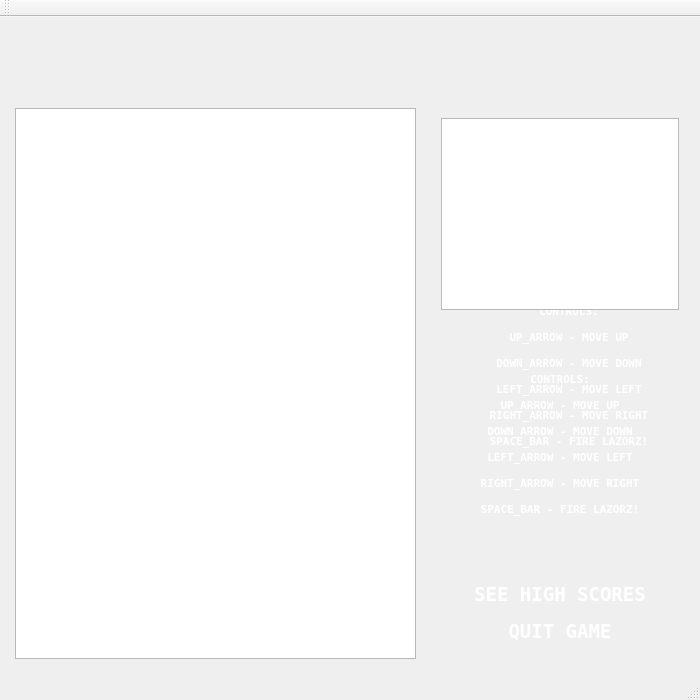
<?xml version="1.0" encoding="UTF-8"?>
<ui version="4.0">
 <class>MainWindow</class>
 <widget class="QMainWindow" name="MainWindow">
  <property name="geometry">
   <rect>
    <x>0</x>
    <y>0</y>
    <width>700</width>
    <height>700</height>
   </rect>
  </property>
  <property name="windowTitle">
   <string>Laserzzz</string>
  </property>
  <property name="windowIcon">
   <iconset resource="res.qrc">
    <normaloff>:/images/logo.png</normaloff>:/images/logo.png</iconset>
  </property>
  <widget class="QWidget" name="centralWidget">
   <widget class="QGraphicsView" name="graphicsView">
    <property name="geometry">
     <rect>
      <x>15</x>
      <y>91</y>
      <width>401</width>
      <height>551</height>
     </rect>
    </property>
    <property name="sizePolicy">
     <sizepolicy hsizetype="Fixed" vsizetype="Fixed">
      <horstretch>0</horstretch>
      <verstretch>0</verstretch>
     </sizepolicy>
    </property>
    <property name="maximumSize">
     <size>
      <width>401</width>
      <height>551</height>
     </size>
    </property>
    <property name="styleSheet">
     <string notr="true"/>
    </property>
    <property name="verticalScrollBarPolicy">
     <enum>Qt::ScrollBarAlwaysOff</enum>
    </property>
    <property name="horizontalScrollBarPolicy">
     <enum>Qt::ScrollBarAlwaysOff</enum>
    </property>
   </widget>
   <widget class="QLabel" name="TitleLogo">
    <property name="geometry">
     <rect>
      <x>150</x>
      <y>10</y>
      <width>379</width>
      <height>68</height>
     </rect>
    </property>
    <property name="text">
     <string/>
    </property>
    <property name="pixmap">
     <pixmap>logo.png</pixmap>
    </property>
   </widget>
   <widget class="QLabel" name="Controlslabel_2">
    <property name="geometry">
     <rect>
      <x>440</x>
      <y>240</y>
      <width>258</width>
      <height>239</height>
     </rect>
    </property>
    <property name="font">
     <font>
      <family>Fixedsys</family>
      <pointsize>20</pointsize>
      <weight>75</weight>
      <bold>true</bold>
     </font>
    </property>
    <property name="styleSheet">
     <string>color: white;
background-image: url(:/images/BG.png);
</string>
    </property>
    <property name="text">
     <string>&lt;html&gt;&lt;head/&gt;&lt;body&gt;&lt;p align=&quot;center&quot;&gt;&lt;span style=&quot; font-size:8pt; color:#ffffff;&quot;&gt;CONTROLS:&lt;/span&gt;&lt;/p&gt;&lt;p align=&quot;center&quot;&gt;&lt;span style=&quot; font-size:8pt; color:#ffffff;&quot;&gt;UP_ARROW - MOVE UP&lt;/span&gt;&lt;/p&gt;&lt;p align=&quot;center&quot;&gt;&lt;span style=&quot; font-size:8pt; color:#ffffff;&quot;&gt;DOWN_ARROW - MOVE DOWN&lt;/span&gt;&lt;/p&gt;&lt;p align=&quot;center&quot;&gt;&lt;span style=&quot; font-size:8pt; color:#ffffff;&quot;&gt;LEFT_ARROW - MOVE LEFT&lt;/span&gt;&lt;/p&gt;&lt;p align=&quot;center&quot;&gt;&lt;span style=&quot; font-size:8pt; color:#ffffff;&quot;&gt;RIGHT_ARROW - MOVE RIGHT&lt;/span&gt;&lt;/p&gt;&lt;p align=&quot;center&quot;&gt;&lt;span style=&quot; font-size:8pt; color:#ffffff;&quot;&gt;SPACE_BAR - FIRE LAZORZ!&lt;/span&gt;&lt;/p&gt;&lt;/body&gt;&lt;/html&gt;</string>
    </property>
   </widget>
   <widget class="QWidget" name="layoutWidget">
    <property name="geometry">
     <rect>
      <x>430</x>
      <y>90</y>
      <width>260</width>
      <height>551</height>
     </rect>
    </property>
    <property name="styleSheet">
     <string>color: white;
background-image: url(:/images/BG.png);
</string>
    </property>
    <layout class="QGridLayout" name="gridLayout_2">
     <item row="3" column="0">
      <widget class="QPushButton" name="QuitGame">
       <property name="font">
        <font>
         <family>Terminal</family>
         <pointsize>14</pointsize>
         <weight>75</weight>
         <bold>true</bold>
        </font>
       </property>
       <property name="styleSheet">
        <string notr="true">color: white;
background-image: url(:/images/BG.png);
</string>
       </property>
       <property name="text">
        <string>QUIT GAME</string>
       </property>
       <property name="flat">
        <bool>true</bool>
       </property>
      </widget>
     </item>
     <item row="0" column="0">
      <layout class="QGridLayout" name="gridLayout">
       <item row="0" column="0">
        <widget class="QGraphicsView" name="graphicsView_2">
         <property name="sizePolicy">
          <sizepolicy hsizetype="Fixed" vsizetype="Fixed">
           <horstretch>0</horstretch>
           <verstretch>0</verstretch>
          </sizepolicy>
         </property>
         <property name="verticalScrollBarPolicy">
          <enum>Qt::ScrollBarAlwaysOff</enum>
         </property>
         <property name="horizontalScrollBarPolicy">
          <enum>Qt::ScrollBarAlwaysOff</enum>
         </property>
        </widget>
       </item>
      </layout>
     </item>
     <item row="1" column="0">
      <widget class="QLabel" name="Controlslabel">
       <property name="font">
        <font>
         <family>Fixedsys</family>
         <pointsize>20</pointsize>
         <weight>75</weight>
         <bold>true</bold>
        </font>
       </property>
       <property name="styleSheet">
        <string>color: white;
background-image: url(:/images/BG.png);
</string>
       </property>
       <property name="text">
        <string>&lt;html&gt;&lt;head/&gt;&lt;body&gt;&lt;p align=&quot;center&quot;&gt;&lt;span style=&quot; font-size:8pt; color:#ffffff;&quot;&gt;CONTROLS:&lt;/span&gt;&lt;/p&gt;&lt;p align=&quot;center&quot;&gt;&lt;span style=&quot; font-size:8pt; color:#ffffff;&quot;&gt;UP_ARROW - MOVE UP&lt;/span&gt;&lt;/p&gt;&lt;p align=&quot;center&quot;&gt;&lt;span style=&quot; font-size:8pt; color:#ffffff;&quot;&gt;DOWN_ARROW - MOVE DOWN&lt;/span&gt;&lt;/p&gt;&lt;p align=&quot;center&quot;&gt;&lt;span style=&quot; font-size:8pt; color:#ffffff;&quot;&gt;LEFT_ARROW - MOVE LEFT&lt;/span&gt;&lt;/p&gt;&lt;p align=&quot;center&quot;&gt;&lt;span style=&quot; font-size:8pt; color:#ffffff;&quot;&gt;RIGHT_ARROW - MOVE RIGHT&lt;/span&gt;&lt;/p&gt;&lt;p align=&quot;center&quot;&gt;&lt;span style=&quot; font-size:8pt; color:#ffffff;&quot;&gt;SPACE_BAR - FIRE LAZORZ!&lt;/span&gt;&lt;/p&gt;&lt;/body&gt;&lt;/html&gt;</string>
       </property>
      </widget>
     </item>
     <item row="2" column="0">
      <widget class="QPushButton" name="highScores">
       <property name="font">
        <font>
         <family>Terminal</family>
         <pointsize>14</pointsize>
         <weight>75</weight>
         <bold>true</bold>
        </font>
       </property>
       <property name="styleSheet">
        <string notr="true">color: white;
background-image: url(:/images/BG.png);
</string>
       </property>
       <property name="text">
        <string>SEE HIGH SCORES</string>
       </property>
       <property name="flat">
        <bool>true</bool>
       </property>
      </widget>
     </item>
    </layout>
   </widget>
  </widget>
  <widget class="QMenuBar" name="menuBar">
   <property name="geometry">
    <rect>
     <x>0</x>
     <y>0</y>
     <width>700</width>
     <height>21</height>
    </rect>
   </property>
  </widget>
  <widget class="QToolBar" name="mainToolBar">
   <attribute name="toolBarArea">
    <enum>TopToolBarArea</enum>
   </attribute>
   <attribute name="toolBarBreak">
    <bool>false</bool>
   </attribute>
  </widget>
  <widget class="QStatusBar" name="statusBar"/>
 </widget>
 <layoutdefault spacing="6" margin="11"/>
 <resources>
  <include location="res.qrc"/>
 </resources>
 <connections/>
</ui>
